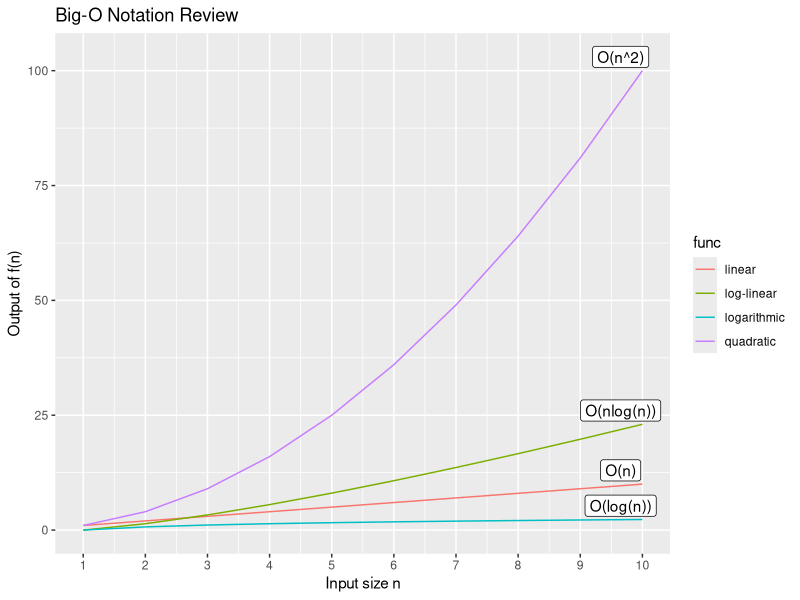

Write the R code that produced this figure.
library(ggplot2)
library(data.table)
library(ggrepel)

x <- 1:10

linear <- function(x){
  x
}

log.linear <- function(x){
  x * log(x)
}

quadratic <- function(x){
  x^2
}
functions <- c("linear"=linear, "logarithmic"=log, "log-linear"=log.linear, "quadratic"=quadratic)
big.O <- c("linear"="O(n)", "logarithmic"="O(log(n))", "log-linear"="O(nlog(n))", "quadratic"="O(n^2)")
y.list <- list()
for(i in names(functions)){
  for(input in x){
    temp = data.table()
    print(functions[i])
    temp$output <- lapply(input,functions[[paste(i)]])
    temp$func <- i
    temp$algorithm <- big.O[i]
    y.list[[paste(i,input)]] <- temp
  }
}

y <- do.call("rbind", y.list)
y$input <- rep(1:10,4)
y.label <- y[y[, .I[output == max(output)], by=func]$V1]
ggplot(y)+
  geom_line(aes(input, output, color=func))+
  scale_x_continuous(breaks=c(1:10))+
  geom_label(data = y.label, aes(x=input, y=output, label=algorithm),
             nudge_x = -0.35,
             nudge_y = 3)+
  ggtitle("Big-O Notation Review")+
  ylab("Output of f(n)")+
  xlab("Input size n")
  
